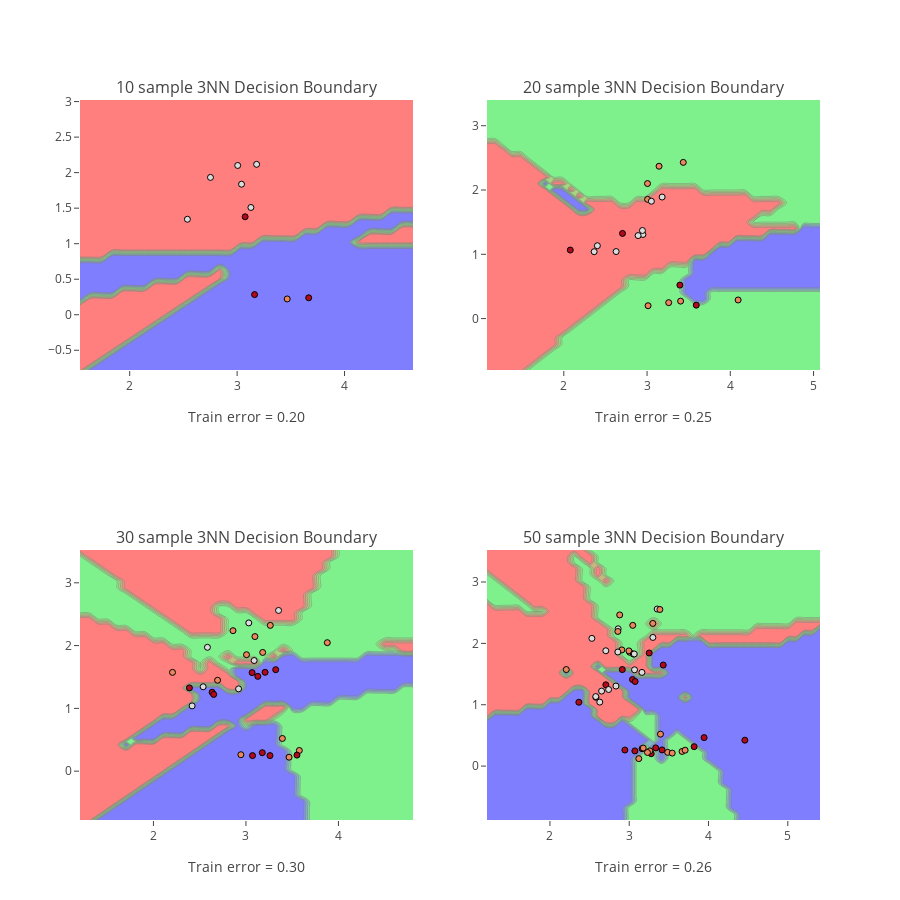

This figure's notebook cell:
### Markdown cell above
### Decision Boundary For m Random Samples using 3NN classifier

### Code cell
samples_sizes=[10, 20, 30, 50] # M random samples

titles=['{} sample 3NN Decision Boundary'.format(size) for size in samples_sizes] #Plots title

fig = tools.make_subplots(rows=2, cols=2,print_grid=False,subplot_titles=titles) #Make a figure for 4 plots

errors=[]

for idx, sample_size in zip(product([0, 1], [0, 1]), samples_sizes): #Iterate of sample sizes
    
    sample=iris.sample(n=sample_size) #Draw n random sample from dataset
    
    xtrain=sample[['X1','X2']].as_matrix() #Transform features to matrix
    ytrain=sample['Target'].as_matrix()
    
    flip=[[2,3],[1,3],[1,2]] # Array of 2-labels combinations
    
    ytrain=[random.choice(flip[i-1]) for i in ytrain] #Flip the label by choosing randomly the other two labels
    
    x_min, x_max = xtrain[:, 0].min() - 1, xtrain[:, 0].max() + 1 #Get Mins and Maxs of Features
    y_min, y_max = xtrain[:, 1].min() - 1, xtrain[:, 1].max() + 1 #Get Mins and Maxs of Features
    y_ = np.arange(y_min, y_max, 0.1)
    
    xx, yy = np.meshgrid(np.arange(x_min, x_max, 0.1), np.arange(y_min, y_max, 0.1)) #Construct meshgrid

    Z = KNN(xtrain,ytrain,np.c_[xx.ravel(), yy.ravel()],3).reshape(xx.shape) #Get the predicted decision labels
    
    errors.append(np.mean(KNN(xtrain,ytrain,xtrain,3) != ytrain)) #Get the Training Error
    
    #Draw Decision Boundaries and Contours
    trace1 = go.Contour(x=xx[0], y=y_, z=Z, colorscale=[[0, '#FF0000'], [0.5, '#00FF00'],[1, 'blue']],
                        opacity=0.5, showscale=False )
    
    # Draw the data points
    trace2 = go.Scatter(x=xtrain[:,0], y=xtrain[:,1], 
                        showlegend=False, mode='markers',
                        marker=dict(color=ytrain, line=dict(color='black', width=1)))
    
    #Append plot to figure
    fig.append_trace(trace1, idx[0]+1, idx[1]+1)
    fig.append_trace(trace2, idx[0]+1, idx[1]+1)
    
fig['layout'].update(height=900, hovermode='closest') #Adjust size

#Customize Layout and Add Train Error
for error,i in zip(errors,map(str, range(1,5))):
    x = 'xaxis' + i
    y = 'yaxis' + i
    fig['layout'][x].update(title="Train error = {0:.2f}".format(error),showgrid=False, zeroline=False,)
    fig['layout'][y].update(showgrid=False, zeroline=False,)
    
iplot(fig)

### Figure 1 — Plotly figure (JSON) as saved in the notebook; plotly's stock layout.template omitted (floating-point values rounded to 4 significant figures; data arrays with more than 128 entries replaced by an {"elided": "..."} marker saying what was removed)
{"data": [{"colorscale": [[0, "#FF0000"], [0.5, "#00FF00"], [1, "blue"]], "opacity": 0.5, "showscale": false, "type": "contour", "x": [1.537, 1.637, 1.737, 1.837, 1.937, 2.037, 2.137, 2.237, 2.337, 2.437, 2.537, 2.637, 2.737, 2.837, 2.937, 3.037, 3.137, 3.237, 3.337, 3.437, 3.537, 3.637, 3.737, 3.837, 3.937, 4.037, 4.137, 4.237, 4.337, 4.437, 4.537, 4.637], "xaxis": "x1", "y": [-0.7777, -0.6777, -0.5777, -0.4777, -0.3777, -0.2777, -0.1777, -0.0777, 0.0223, 0.1223, 0.2223, 0.3223, 0.4223, 0.5223, 0.6223, 0.7223, 0.8223, 0.9223, 1.022, 1.122, 1.222, 1.322, 1.422, 1.522, 1.622, 1.722, 1.822, 1.922, 2.022, 2.122, 2.222, 2.322, 2.422, 2.522, 2.622, 2.722, 2.822, 2.922, 3.022], "yaxis": "y1", "z": {"elided": "39x32 int values"}}, {"marker": {"color": [1, 3, 1, 3, 2, 3, 1, 1, 1, 1], "line": {"color": "black", "width": 1}}, "mode": "markers", "showlegend": false, "type": "scatter", "x": [2.752, 3.667, 3.005, 3.075, 3.466, 3.163, 3.128, 2.537, 3.041, 3.182], "xaxis": "x1", "y": [1.933, 0.2386, 2.101, 1.379, 0.2223, 0.2838, 1.51, 1.344, 1.837, 2.117], "yaxis": "y1"}, {"colorscale": [[0, "#FF0000"], [0.5, "#00FF00"], [1, "blue"]], "opacity": 0.5, "showscale": false, "type": "contour", "x": [1.077, 1.177, 1.277, 1.377, 1.477, 1.577, 1.677, 1.777, 1.877, 1.977, 2.077, 2.177, 2.277, 2.377, 2.477, 2.577, 2.677, 2.777, 2.877, 2.977, 3.077, 3.177, 3.277, 3.377, 3.477, 3.577, 3.677, 3.777, 3.877, 3.977, 4.077, 4.177, 4.277, 4.377, 4.477, 4.577, 4.677, 4.777, 4.877, 4.977, 5.077], "xaxis": "x2", "y": [-0.7998, -0.6998, -0.5998, -0.4998, -0.3998, -0.2998, -0.1998, -0.0998, 0.0002, 0.1002, 0.2002, 0.3002, 0.4002, 0.5002, 0.6002, 0.7002, 0.8002, 0.9002, 1.0, 1.1, 1.2, 1.3, 1.4, 1.5, 1.6, 1.7, 1.8, 1.9, 2.0, 2.1, 2.2, 2.3, 2.4, 2.5, 2.6, 2.7, 2.8, 2.9, 3.0, 3.1, 3.2, 3.3, 3.4], "yaxis": "y2", "z": {"elided": "43x41 int values"}}, {"marker": {"color": [1, 2, 1, 3, 1, 1, 2, 2, 3, 2, 2, 2, 1, 1, 2, 3, 1, 3, 1, 2], "line": {"color": "black", "width": 1}}, "mode": "markers", "showlegend": false, "type": "scatter", "x": [2.95, 3.403, 2.945, 3.394, 2.628, 2.365, 3.26, 3.012, 3.591, 3.144, 3.005, 3.006, 3.181, 2.403, 3.435, 2.705, 3.052, 2.077, 2.893, 4.094], "xaxis": "x2", "y": [1.308, 0.2714, 1.37, 0.5207, 1.043, 1.04, 0.248, 0.2002, 0.2087, 2.37, 2.101, 1.855, 1.891, 1.134, 2.43, 1.325, 1.826, 1.066, 1.291, 0.2894], "yaxis": "y2"}, {"colorscale": [[0, "#FF0000"], [0.5, "#00FF00"], [1, "blue"]], "opacity": 0.5, "showscale": false, "type": "contour", "x": [1.206, 1.306, 1.406, 1.506, 1.606, 1.706, 1.806, 1.906, 2.006, 2.106, 2.206, 2.306, 2.406, 2.506, 2.606, 2.706, 2.806, 2.906, 3.006, 3.106, 3.206, 3.306, 3.406, 3.506, 3.606, 3.706, 3.806, 3.906, 4.006, 4.106, 4.206, 4.306, 4.406, 4.506, 4.606, 4.706, 4.806], "xaxis": "x3", "y": [-0.7777, -0.6777, -0.5777, -0.4777, -0.3777, -0.2777, -0.1777, -0.0777, 0.0223, 0.1223, 0.2223, 0.3223, 0.4223, 0.5223, 0.6223, 0.7223, 0.8223, 0.9223, 1.022, 1.122, 1.222, 1.322, 1.422, 1.522, 1.622, 1.722, 1.822, 1.922, 2.022, 2.122, 2.222, 2.322, 2.422, 2.522, 2.622, 2.722, 2.822, 2.922, 3.022, 3.122, 3.222, 3.322, 3.422, 3.522], "yaxis": "y3", "z": {"elided": "44x37 int values"}}, {"marker": {"color": [3, 3, 2, 1, 3, 3, 2, 2, 2, 1, 2, 3, 1, 3, 1, 3, 2, 3, 2, 3, 2, 2, 3, 2, 1, 1, 3, 2, 1, 2], "line": {"color": "black", "width": 1}}, "mode": "markers", "showlegend": false, "type": "scatter", "x": [2.634, 2.389, 3.263, 2.921, 3.071, 3.067, 3.394, 3.577, 2.86, 2.418, 2.693, 3.128, 3.031, 2.651, 3.353, 3.26, 3.181, 3.177, 3.006, 3.322, 3.466, 3.88, 3.207, 2.206, 2.537, 2.584, 3.552, 2.945, 3.089, 3.097], "xaxis": "x3", "y": [1.257, 1.327, 2.322, 1.311, 0.2478, 1.569, 0.5207, 0.3296, 2.237, 1.04, 1.448, 1.51, 2.361, 1.222, 2.56, 0.248, 1.891, 0.2941, 1.855, 1.617, 0.2223, 2.046, 1.575, 1.573, 1.344, 1.973, 0.2557, 0.2621, 1.762, 2.143], "yaxis": "y3"}, {"colorscale": [[0, "#FF0000"], [0.5, "#00FF00"], [1, "blue"]], "opacity": 0.5, "showscale": false, "type": "contour", "x": [1.206, 1.306, 1.406, 1.506, 1.606, 1.706, 1.806, 1.906, 2.006, 2.106, 2.206, 2.306, 2.406, 2.506, 2.606, 2.706, 2.806, 2.906, 3.006, 3.106, 3.206, 3.306, 3.406, 3.506, 3.606, 3.706, 3.806, 3.906, 4.006, 4.106, 4.206, 4.306, 4.406, 4.506, 4.606, 4.706, 4.806, 4.906, 5.006, 5.106, 5.206, 5.306, 5.406], "xaxis": "x4", "y": [-0.8783, -0.7783, -0.6783, -0.5783, -0.4783, -0.3783, -0.2783, -0.1783, -0.0783, 0.0217, 0.1217, 0.2217, 0.3217, 0.4217, 0.5217, 0.6217, 0.7217, 0.8217, 0.9217, 1.022, 1.122, 1.222, 1.322, 1.422, 1.522, 1.622, 1.722, 1.822, 1.922, 2.022, 2.122, 2.222, 2.322, 2.422, 2.522, 2.622, 2.722, 2.822, 2.922, 3.022, 3.122, 3.222, 3.322, 3.422, 3.522], "yaxis": "y4", "z": {"elided": "45x43 int values"}}, {"marker": {"color": [2, 3, 2, 1, 2, 1, 3, 1, 3, 1, 3, 3, 2, 1, 3, 2, 3, 2, 1, 2, 2, 3, 3, 3, 3, 2, 1, 3, 2, 3, 2, 3, 2, 1, 3, 1, 3, 2, 1, 2, 1, 2, 2, 3, 1, 2, 2, 1, 1, 2], "line": {"color": "black", "width": 1}}, "mode": "markers", "showlegend": false, "type": "scatter", "x": [3.394, 3.414, 3.485, 3.353, 3.387, 3.067, 2.58, 2.529, 2.913, 2.628, 2.705, 3.819, 3.006, 2.86, 3.277, 3.667, 2.365, 3.297, 2.832, 2.88, 2.996, 2.945, 3.071, 3.334, 3.163, 3.705, 2.578, 3.252, 2.907, 3.041, 3.045, 3.075, 3.052, 3.298, 3.944, 2.74, 4.458, 3.26, 3.063, 2.857, 2.651, 3.121, 3.542, 3.429, 3.16, 3.23, 2.206, 2.857, 2.704, 3.177], "xaxis": "x4", "y": [0.5207, 0.2637, 0.2238, 2.56, 2.552, 1.569, 1.122, 2.082, 1.573, 1.043, 1.325, 0.3169, 1.855, 2.237, 0.2021, 0.2386, 1.04, 2.325, 1.304, 2.464, 1.878, 0.2621, 0.2478, 0.297, 0.2838, 0.2593, 1.133, 1.843, 1.893, 1.411, 2.293, 1.379, 1.826, 2.097, 0.4643, 1.248, 0.4223, 0.248, 1.828, 2.195, 1.222, 0.1217, 0.212, 1.647, 1.527, 0.2225, 1.573, 1.86, 1.88, 0.2941], "yaxis": "y4"}], "layout": {"annotations": [{"font": {"size": 16}, "showarrow": false, "text": "10 sample 3NN Decision Boundary", "x": 0.225, "xanchor": "center", "xref": "paper", "y": 1, "yanchor": "bottom", "yref": "paper"}, {"font": {"size": 16}, "showarrow": false, "text": "20 sample 3NN Decision Boundary", "x": 0.775, "xanchor": "center", "xref": "paper", "y": 1, "yanchor": "bottom", "yref": "paper"}, {"font": {"size": 16}, "showarrow": false, "text": "30 sample 3NN Decision Boundary", "x": 0.225, "xanchor": "center", "xref": "paper", "y": 0.375, "yanchor": "bottom", "yref": "paper"}, {"font": {"size": 16}, "showarrow": false, "text": "50 sample 3NN Decision Boundary", "x": 0.775, "xanchor": "center", "xref": "paper", "y": 0.375, "yanchor": "bottom", "yref": "paper"}], "height": 900, "hovermode": "closest", "xaxis1": {"anchor": "y1", "domain": [0, 0.45], "showgrid": false, "title": "Train error = 0.20", "zeroline": false}, "xaxis2": {"anchor": "y2", "domain": [0.55, 1], "showgrid": false, "title": "Train error = 0.25", "zeroline": false}, "xaxis3": {"anchor": "y3", "domain": [0, 0.45], "showgrid": false, "title": "Train error = 0.30", "zeroline": false}, "xaxis4": {"anchor": "y4", "domain": [0.55, 1], "showgrid": false, "title": "Train error = 0.26", "zeroline": false}, "yaxis1": {"anchor": "x1", "domain": [0.625, 1], "showgrid": false, "zeroline": false}, "yaxis2": {"anchor": "x2", "domain": [0.625, 1], "showgrid": false, "zeroline": false}, "yaxis3": {"anchor": "x3", "domain": [0, 0.375], "showgrid": false, "zeroline": false}, "yaxis4": {"anchor": "x4", "domain": [0, 0.375], "showgrid": false, "zeroline": false}}}
